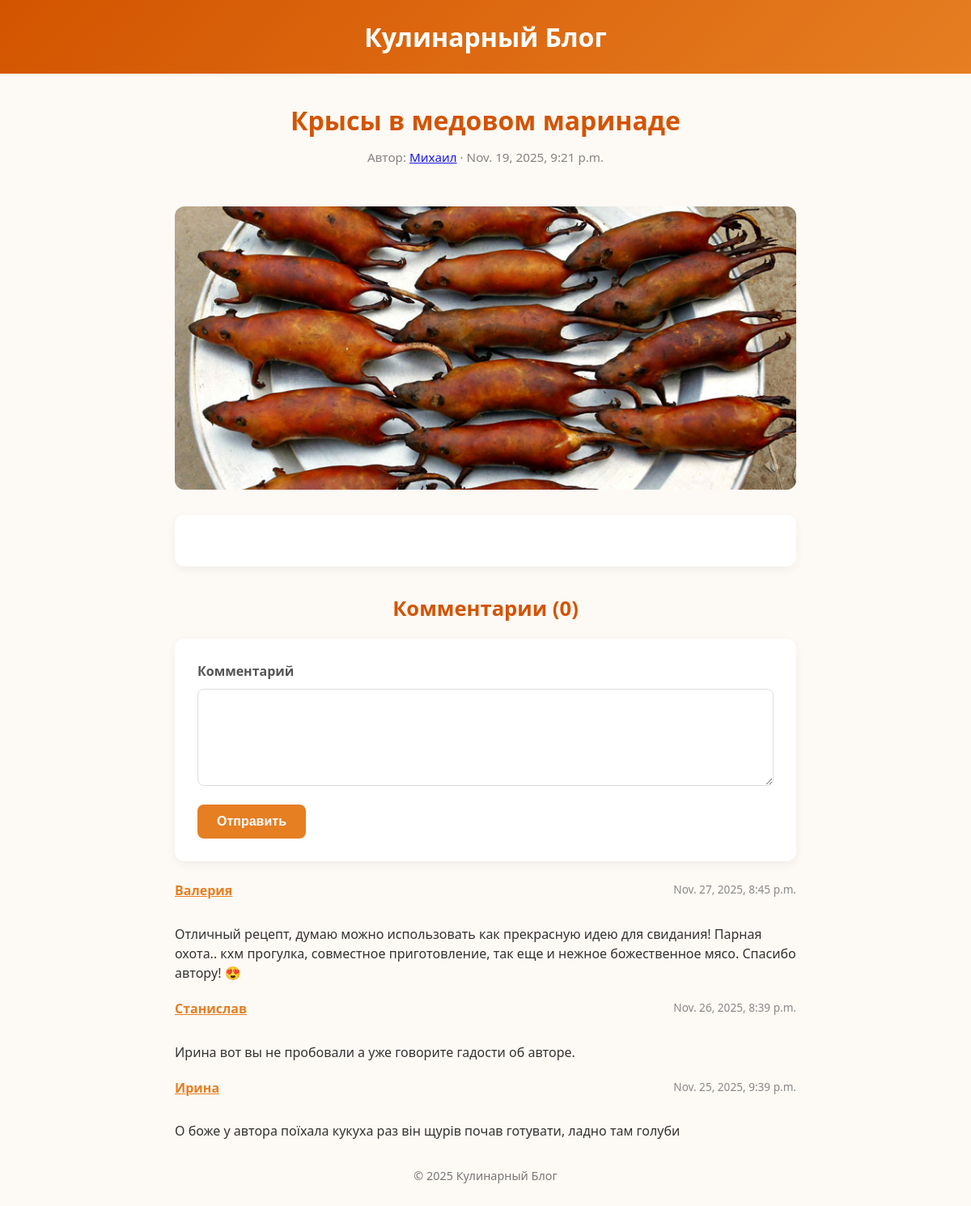
The page /articles/2 on the database its author committed.
### Main/models.py (models this page shows, shortened)
class Article(models.Model):
    author = models.ForeignKey(User, on_delete=models.CASCADE, editable=True)
    title = models.CharField(max_length=100)
    pub_date = models.DateTimeField('publication date', auto_now_add=True)
    article = tinymce_models.HTMLField()
    image = models.ImageField(upload_to='articles', blank=True, null=True)

class Comment(models.Model):
    author = models.ForeignKey(User, on_delete=models.CASCADE)
    comment = models.CharField(max_length=250)
    pub_date = models.DateTimeField('publication date', auto_now_add=True)
    article = models.ForeignKey(Article, on_delete=models.CASCADE)

### Main/views.py (the view)
# urls.py: path('articles/<int:article_id>', views.article_show, name='article_url'),
def article_show(request, article_id):
    article = Article.objects.get(id=article_id)
    comments = Article.objects.get(id=article_id).comment_set.order_by('-pub_date')
    return render(request, 'articles.html', {'article' : article, 'comments': comments})

### Main/templates/articles.html (shortened to what this page needs)
<!DOCTYPE html>
<html lang="ru">
<head>
</head>
<body>
  <header>
    <h1>Кулинарный Блог</h1>
  </header>
  <div class="container">
    <article>
      <div class="article-header">
        <h1>{{article.title}}</h1>
        <p class="article-meta">Автор: <a href="{% url 'account_show' article.author.id %}">{{article.author.first_name}}</a> · {{article.pub_date}}</p>
      </div>
      <img
        src="{{article.image.url}}"
        alt="{{article.title}}"
        class="article-image"
      >
      <div class="article-content">
      </div>
      <section class="comments-section">
        <h2>Комментарии (<span id="comments-count">0</span>)</h2>
        <form id="comment-form" class="comment-form" name="comment" method="POST" action="{% url 'publication_comment' article.id %}">
          <div class="form-group">
            <label for="text">Комментарий</label>
            <textarea id="text" name="comment_text" required></textarea>
          </div>
          <button type="submit" class="btn">Отправить</button>
        </form>
        <div id="comments-list" class="comments-list">
            {% if comments is not None %}
            {% for comment in comments %}
            <div class="comment-header">
            <a href="{% url 'account_show' comment.author.id %}" class="comment-author">{{comment.author.first_name}}</a>
            <span class="comment-date">{{comment.pub_date}}</span>
          </div>
          <div class="comment-text">{{comment.comment}}</div>
        {% endfor %}
        {% endif %}
        </div>
      </section>
    </article>
    <footer>
      <p>© 2025 Кулинарный Блог</p>
    </footer>
  </div>
</body>
</html>

### Main/templates/articles.html (style rules this page uses)
* { margin: 0; padding: 0; box-sizing: border-box; }
body { font-family: 'Segoe UI', system-ui, sans-serif; line-height: 1.6; color: #333; background-color: #fdf9f5; padding-bottom: 2rem; }
header { background: linear-gradient(135deg, #d35400, #e67e22); color: white; text-align: center; padding: 1.25rem 1rem; }
.container { max-width: 800px; margin: 0 auto; padding: 0 1rem; }
.article-header { text-align: center; margin: 2rem 0 1.5rem; }
.article-header h1 { font-size: 2rem; color: #d35400; margin-bottom: 0.5rem; }
.article-meta { color: #787777; font-size: 0.95rem; opacity: 0.9; }
.article-image { width: 100%; height: 350px; object-fit: cover; border-radius: 12px; margin: 1.5rem 0; background-color: #eee; }
.article-content { background: white; padding: 2rem; border-radius: 12px; box-shadow: 0 4px 12px rgba(0,0,0,0.05); margin-bottom: 2rem; font-size: 1.05rem; }
.comments-section h2 { font-size: 1.6rem; color: #d35400; margin: 2rem 0 1rem; text-align: center; }
.comment-form { background: white; padding: 1.75rem; border-radius: 12px; box-shadow: 0 4px 12px rgba(0,0,0,0.05); margin-bottom: 1.5rem; }
.form-group { margin-bottom: 1rem; }
.form-group label { display: block; margin-bottom: 0.5rem; font-weight: 600; color: #555; }
.form-group input, .form-group textarea { width: 100%; padding: 0.75rem; border: 1px solid #ddd; border-radius: 8px; font-size: 1rem; transition: border-color 0.3s; }
.form-group textarea { height: 120px; resize: vertical; }
.btn { background: #e67e22; color: white; border: none; padding: 0.75rem 1.5rem; font-size: 1rem; font-weight: 600; border-radius: 8px; cursor: pointer; transition: background 0.3s; }
.comments-list { display: flex; flex-direction: column; gap: 1.25rem; }
.comment-header { display: flex; justify-content: space-between; margin-bottom: 0.5rem; }
.comment-author { font-weight: 600; color: #e67e22; }
.comment-date { font-size: 0.85rem; color: #888; }
.comment-text { line-height: 1.5; }
footer { text-align: center; color: #777; font-size: 0.9rem; margin-top: 2rem; }

### rows shown on the page
Article: title "Крысы в медовом маринаде", author.first_name "Михаил", pub_date "Nov. 19, 2025, 9:21 p.m.", image (picture)
Comment: author.first_name "Валерия", pub_date "Nov. 27, 2025, 8:45 p.m.", comment "Отличный рецепт, думаю можно использовать как прекрасную идею для свидания! Парная охота.. кхм прогулка, совместное приготовление, так еще и нежное божественное мясо. Спасибо автору! 😍"
Comment: author.first_name "Станислав", pub_date "Nov. 26, 2025, 8:39 p.m.", comment "Ирина вот вы не пробовали а уже говорите гадости об авторе."
Comment: author.first_name "Ирина", pub_date "Nov. 25, 2025, 9:39 p.m.", comment "О боже у автора поїхала кукуха раз він щурів почав готувати, ладно там голуби"
